Frame 1 (no input): blank canvas, image omitted
Frame 60 (no input): blank canvas, image omitted
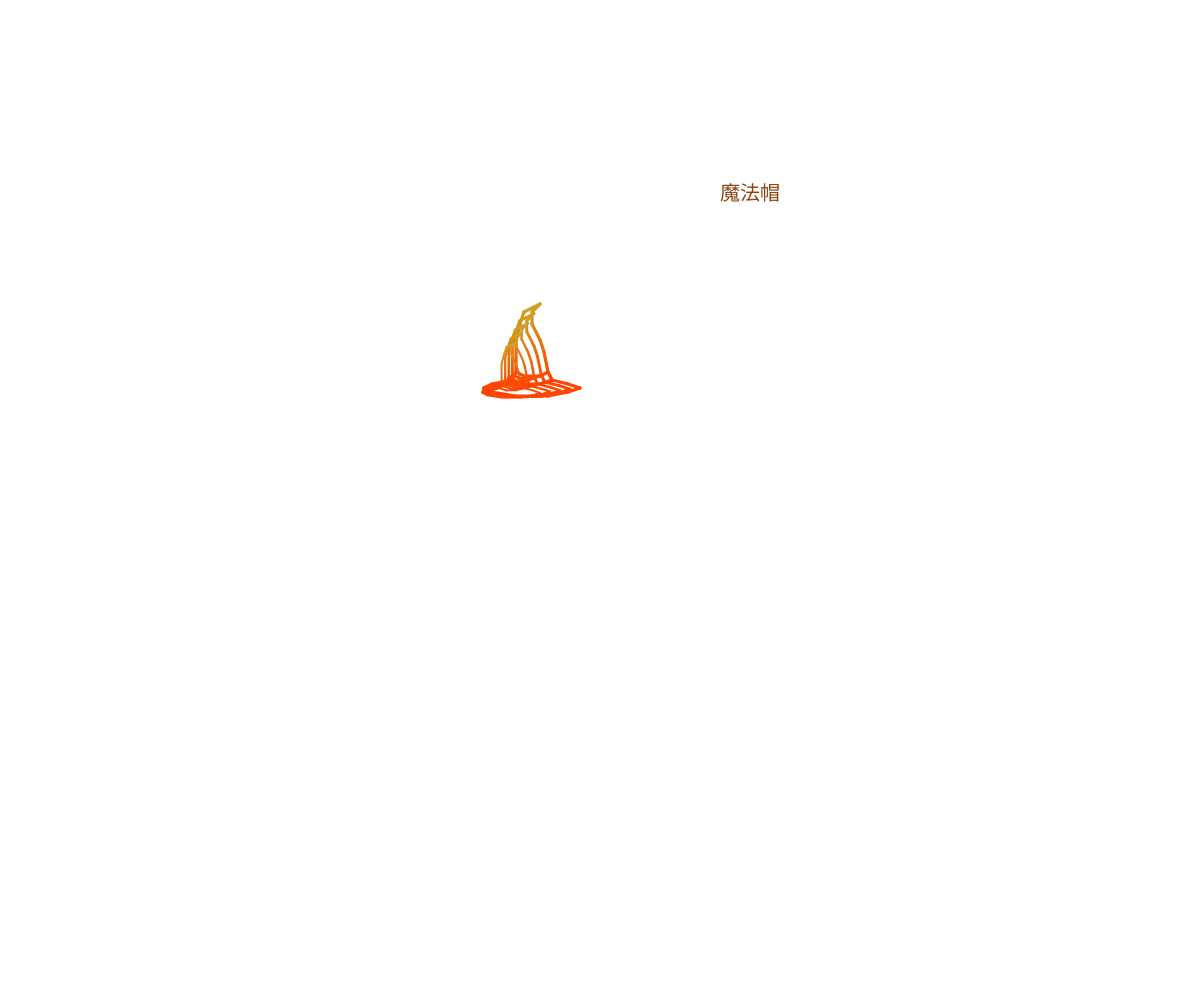
Frame 120 (the mouse pressed at the canvas centre since frame 60)

The p5.js sketch whose frames 1 and 60 were blank and that drew this single picture after the mouse press (run headless with seeded random() and noise() and a simulated clock; from frame 60 on, the mouse is pressed at the canvas centre):

// p5.js sketch
// ── sketch.js
let points = [[10,30],[30,40],[80,50],[90,70],[90,150],[100,190],[110,220],[130,230],
[150,240],[130,220],[130,190],[150,150],[160,120],[170,70],[180,50],[220,40],
[250,30],[220,20],[170,10],[90,10],[30,20],[10,30],[80,50],[110,40],
[150,40],[180,50],[170,70],[150,60],[110,60],[90,70],[80,50]]
//圖形座標點

let ctx; //設定ctx這個變數

function setup() {
  createCanvas(windowWidth,windowHeight);
  background(100);
	ctx = canvas.getContext('2d');
	ctx.lineWidth = 8;
	ctx.lineCap = 'round'
	//------ 呼叫gradientLine函式三次,讓線條由兩個顏色漸層
	gradientLine(ctx, 60, 60, 300, 380, 'black', 'blue') // 畫線起點的x座標、y座標
	gradientLine(ctx, 720, 120, 80, 300, 'brown', 'orange') //畫線終點的x座標、y座標
	gradientLine(ctx, 520, 70, 500, 440, '#FF4500', '#99FF4D') //兩個漸層色的色碼
  
  
}

function draw() {
  background(255);
    
      let scaleAmt = map(mouseX, 0, width/2, 0.2, 0.4);  //使用map()函數將滑鼠位置影響縮放程度的範圍
      scale(scaleAmt);  //設定縮放程度

      textSize(50); //字型大小
      fill(139,69,19); //顏色設定(RGB) ,咖啡色
      text("魔法帽", 1800, 500); //字內容與座標位置
      
      translate(width/2,height/2); //將座標系原點移到畫布中心。
      for (let j = 0; j < 5; j++) {
        let scale_factor = 1 - j * 0.1; // 計算縮小比例
      push();
      translate(width/2, height/2); // 將座標系原點移到畫布中心。
      scale(scale_factor, -scale_factor)
      for (let i = 0; i < points.length-1; i++) {  //point的點產生第一個點到最後一點
    
      line(points[i][0], points[i][1], points[i+1][0], points[i+1][1]);
    
      }
      line(points[points.length-1][0], points[points.length-1][1], points[0][0], points[0][1]); //讓第一個點連到最後一個點形成封閉圖
      pop()
      }
    }

      function gradientLine(ctx, x1, y1, x2, y2, c1, c2) { //(x1,y1)代表起始點,(x2,y2)代表終點,(c1,c2)代表顏色
        const gradient = ctx.createLinearGradient(x1, y1, x2, y2);
        gradient.addColorStop(0, c1); //addColorStop為漸變對象添加顏色,第一個參數表示漸變的位置，第二個參數是要添加的顏色
        gradient.addColorStop(1, c2);
        ctx.strokeStyle = gradient; //將gradient屬性設定畫筆的顏色為漸變
      
        ctx.beginPath();
        ctx.moveTo(x1, y1); //繪製起始點
        ctx.lineTo(x2, y2); //繪製終點
        ctx.stroke();
      }
